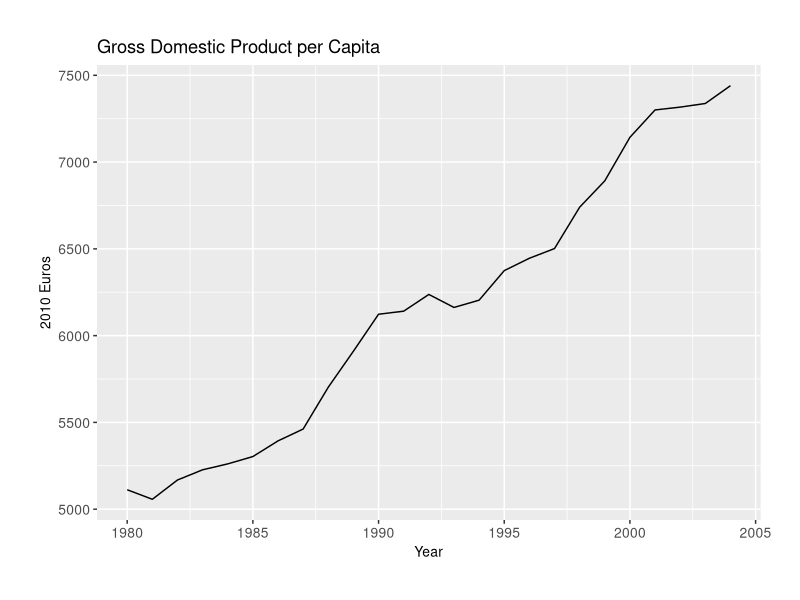
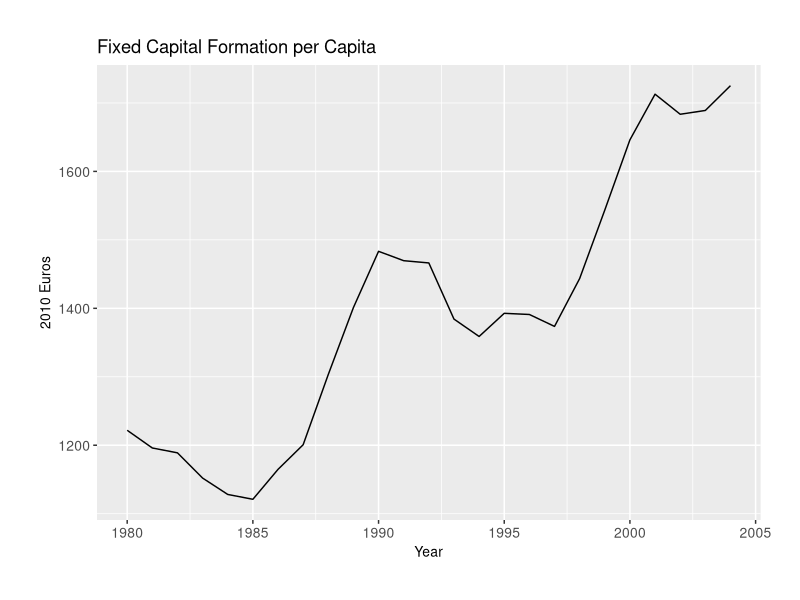
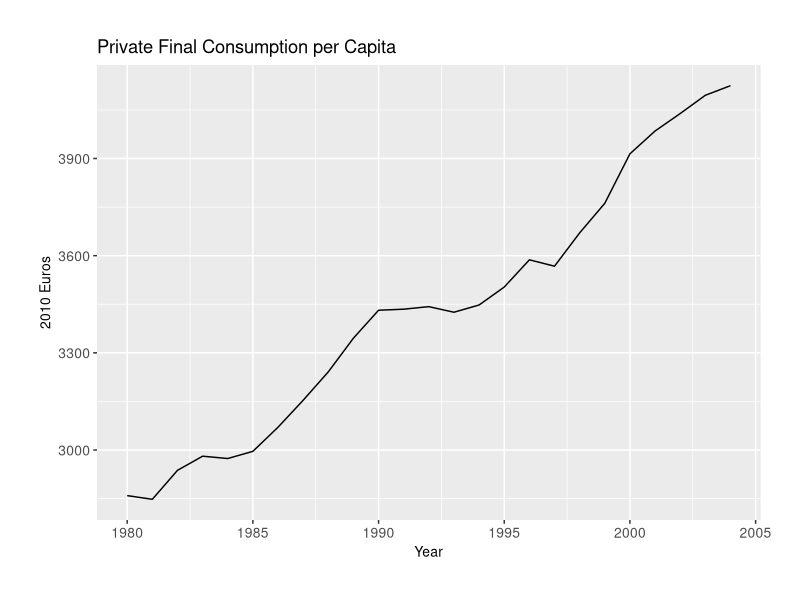
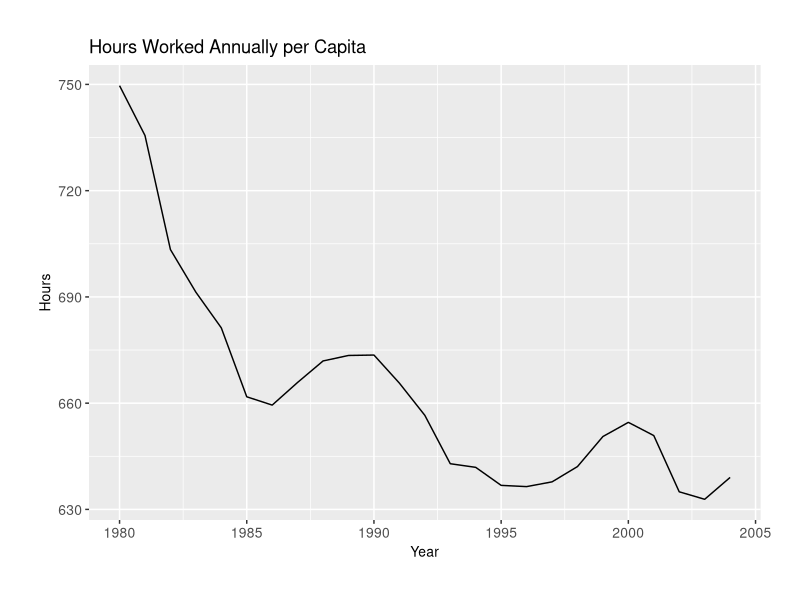

The R script that drew these images, in order:
# author : Pierre Pili
# email : pierre.pili@etu.minesparis.psl.eu
# description : Plots

### Libraries ###
library(tidyverse)
library(ggplot2)

### Imports ###
cycles <- read.csv("OUTPUT/DATA/cycles.csv") %>% mutate(
    DATE = as.Date(paste(YEAR, "-01-01", sep = ""), format = "%Y-%m-%d"))

### Plots ###
#GDP
gdp <- cycles %>% ggplot() +
    geom_line(aes(x = YEAR, y = GDP)) +
    theme(
        axis.title.x = element_text(size = 10),
        axis.title.y = element_text(size = 10),
        axis.text.x = element_text(size = 10),
        axis.text.y = element_text(size = 10),
        plot.margin = margin(1, 1, 1, 1, "cm")
    ) +
    labs(title = "Gross Domestic Product per Capita",
       x = "Year",  # Titre de l'axe x
       y = "2010 Euros")  # Titre de l'axe y

ggsave("OUTPUT/MEDIA/gdp_pc.png", plot = gdp, height = 3, width = 8, units = "in") #nolint

#INVESTMENT
inv <- cycles %>% ggplot() +
    geom_line(aes(x = YEAR, y = INVESTMENT)) +
    theme(
        axis.title.x = element_text(size = 10),
        axis.title.y = element_text(size = 10),
        axis.text.x = element_text(size = 10),
        axis.text.y = element_text(size = 10),
        plot.margin = margin(1, 1, 1, 1, "cm")
    ) +
    labs(title = "Fixed Capital Formation per Capita",
       x = "Year",  # Titre de l'axe x
       y = "2010 Euros")  # Titre de l'axe y

ggsave("OUTPUT/MEDIA/inv_pc.png", plot = inv, height = 3, width = 8, units = "in") #nolint

#CONSUMPTION
cons <- cycles %>% ggplot() +
    geom_line(aes(x = YEAR, y = CONSUMPTION)) +
    theme(
        axis.title.x = element_text(size = 10),
        axis.title.y = element_text(size = 10),
        axis.text.x = element_text(size = 10),
        axis.text.y = element_text(size = 10),
        plot.margin = margin(1, 1, 1, 1, "cm")
    ) +
    labs(title = "Private Final Consumption per Capita",
       x = "Year",  # Titre de l'axe x
       y = "2010 Euros")  # Titre de l'axe y

ggsave("OUTPUT/MEDIA/cons_pc.png", plot = cons, height = 3, width = 8, units = "in") #nolint

#HOURS WORKED
hours <- cycles %>% ggplot() +
    geom_line(aes(x = YEAR, y = HOURS_WORKED)) +
    theme(
        axis.title.x = element_text(size = 10),
        axis.title.y = element_text(size = 10),
        axis.text.x = element_text(size = 10),
        axis.text.y = element_text(size = 10),
        plot.margin = margin(1, 1, 1, 1, "cm")
    ) +
    labs(title = "Hours Worked Annually per Capita",
       x = "Year",  # Titre de l'axe x
       y = "Hours")  # Titre de l'axe y

ggsave("OUTPUT/MEDIA/hours_pc.png", plot = hours, height = 3, width = 8, units = "in") #nolint